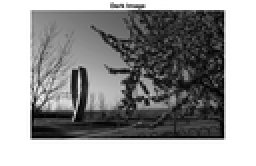
%> input picture Labs/03/DarkImage.png, 128 x 83 px, shrunk from 928 x 604 before the run, given in place of Lab_03_image1_dark.tif, which was not available (shown 2 times larger)
$ octave histogramEqualizer.m   (GNU Octave 9; MATLAB toolbox functions it lacks are replaced by stand-ins)
%> lines starting %> are read from the running program, lines starting %| are printed output that depends on the picture; pictures that were not available may be replaced by others from this repository, and a replacement may not be noted
close all;
clear all;
%{
This script will perform histogram equalization on a grayscale
image. Assumes all images are grayscale and have values from
0 to 255.

Sum of all elements in MATLAB
https://www.mathworks.com/help/matlab/ref/sum.html

Bar graph in MATLAB
https://www.mathworks.com/help/matlab/ref/bar.html

Standard deviation
https://www.scribbr.com/statistics/standard-deviation/

Histogram equalization
https://en.wikipedia.org/wiki/Histogram_equalization
%}

inputMatrix1 = imread("Lab_03_image1_dark.tif");
%> inputMatrix1 is the input picture: size 83x128x3 uint8; min 0, max 255, mean 153.3
inputMatrix2 = imread("Lab_03_image2_light.tif");
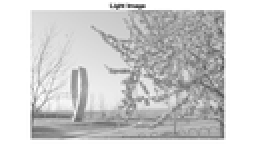
%> input picture Labs/03/LightImage.png, 128 x 83 px, shrunk from 928 x 604 before the run, given in place of Lab_03_image2_light.tif, which was not available (shown 2 times larger)
%> inputMatrix2 is the input picture: size 83x128x3 uint8; min 78, max 255, mean 211.6

figure()
imshow(inputMatrix1)
title("Dark Image")
saveas(gcf,"DarkImage.png")
mean = compute_mean(inputMatrix1);
%> after the loop in compute_mean, `for x=1:M`: S = 1628407
%> in compute_mean, `mean = S / (M*N);`: mean = 153.3
%> mean = 153.3
std_dev = compute_std_deviation(inputMatrix1);
%> after the loop in compute_std_deviation, `for x=1:M`: S = 91819936.2
%> in compute_std_deviation, `std_dev = sqrt(S/(M*N));`: std_dev = 92.97
%> std_dev = 92.97
fprintf("Dark image: mean = %.2f, standard deviation = %.2f\n", mean, std_dev)
%| Dark image: mean = 153.28, standard deviation = 92.97

output1 = equalize(inputMatrix1);
%> the loop in compute_histogram, `for i=0:255` made 256 passes
%> probability on passes 1 to 3: 0.00198, 0.000753, 0.000659
%> after the loop in compute_histogram, `for i=0:255`: h = 256 values, max 0.364 at index 256, min 0 at index 230, mean 0.00391
%> in equalize, `plot_histogram(h);`:
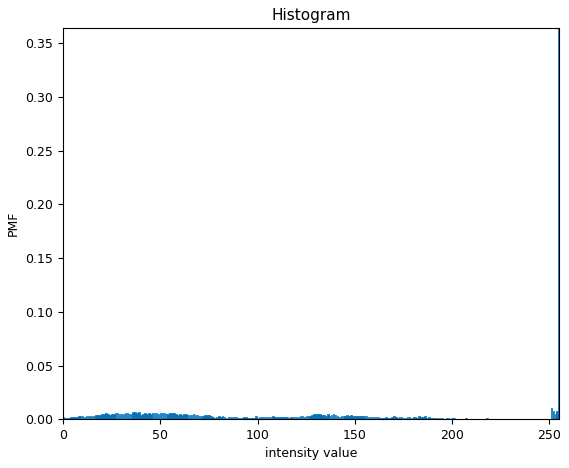
%> figure redrawn from the program's plot data; tallest bar 0.364 high, from x = 254.6 to 255.4
%> after the loop in histogram_transform, `for j=0:255`: T = 256 values from 1 to 255
%> after the loop in equalize, `for i=1:size(T,2)`:
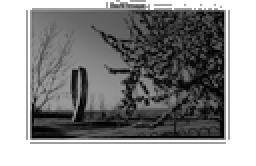
%> output: size 83x128 double (shown 2 times larger); min 1, max 255, mean 144.7
%> the loop in compute_histogram (call 2), `for i=0:255` made 256 passes
%> probability on passes 1 to 3: 0, 0.00433, 0.00348
%> in equalize, `h_eq = compute_histogram(output);`: h_eq = 256 values, max 0.364 at index 256, min 0 at index 1, mean 0.00391
%> figure, not shown here; tallest bar 0.364 high, from x = 254.6 to 255.4
mean = compute_mean(output1);
%> mean = 144.7
std_dev = compute_std_deviation(output1);
%> std_dev = 91.42
fprintf("Equalized image: mean = %.2f, standard deviation = %.2f\n", mean, std_dev)
%| Equalized image: mean = 144.73, standard deviation = 91.42

figure()
imshow(inputMatrix2)
title("Light Image")
saveas(gcf,"LightImage.png")
mean = compute_mean(inputMatrix2);
%> mean = 211.6
std_dev = compute_std_deviation(inputMatrix2);
%> std_dev = 43.96
fprintf("Light image: mean = %.2f, standard deviation = %.2f\n", mean, std_dev)
%| Light image: mean = 211.59, standard deviation = 43.96

%> the run ends on the next line
output2 = equalize(inputMatrix2);
% [10 lines not run here, left out]
function mean = compute_mean(I)
    M=size(I,1); N=size(I,2); S = 0; I=double(I);
    for x=1:M
        for y=1:N
            S=S+I(x,y);
        end
    end
    mean = S / (M*N);
end

function std_dev = compute_std_deviation(I)
    mu = compute_mean(I);
    M=size(I,1); N=size(I,2); S = 0; I=double(I);
    for x=1:M
        for y=1:N
            S = S + ((I(x,y) - mu).^2);
        end
    end
    std_dev = sqrt(S/(M*N));
end

%{
This is the plot_histogram function. It takes a histogram as
input (as returned from compute_histogram) and plots it. The
x-axis ranges from 0 to 255 and is labeled "intensity value".
The y-axis ranges from 0 to the maximum values of the
histogram and should be labeled "PMF" (for probability mass
function).
%}
function plot_histogram(h)
    x = linspace(0,255,256);
    figure()
    bar(x,h);
    xlabel('intensity value'); ylabel('PMF');
    xlim([0,max(x)]); ylim([0, max(h)]);
    title("Histogram")
end

%{
This is the compute_histogram function. It takes a grayscale
image as input and returns a length 256 row vector h which is
the hisogram of the values in the image. h contains values
from 0 to 1 and its components sum up to 1.
%}
function h = compute_histogram(I)
    % Determine probability of pixels appearing in image.
    h = zeros(1,256);
    M=size(I,1); N=size(I,2);
    for i=0:255
        total=0;
        for x=1:M
            for y=1:N
                if (i==I(x,y))
                    total=total+1;
                end
            end
        end
        probability = total / (M*N);
        h(i+1) = probability;
    end
end

function T = histogram_transform(h)
    T = zeros(1,256);
    % All the intensity values that can occur in the image.
    for j=0:255
        S=0;
        for k=0:j
            S=S+(255*h(k+1));
        end
        T(j+1) = round(S);
    end
end

function output = equalize(I)
    I = double(I);
    M=size(I,1); N=size(I,2); output=zeros(M,N);
    h = compute_histogram(I);
    plot_histogram(h);
    T = histogram_transform(h);
    for i=1:size(T,2)
        for x=1:M
            for y=1:N
                if (I(x,y)==(i-1))
                    output(x,y) = T(i);
                end
            end
        end
    end
    output = uint8(output);
    figure()
    imshow(output);
    h_eq = compute_histogram(output);
    plot_histogram(h_eq);
end
